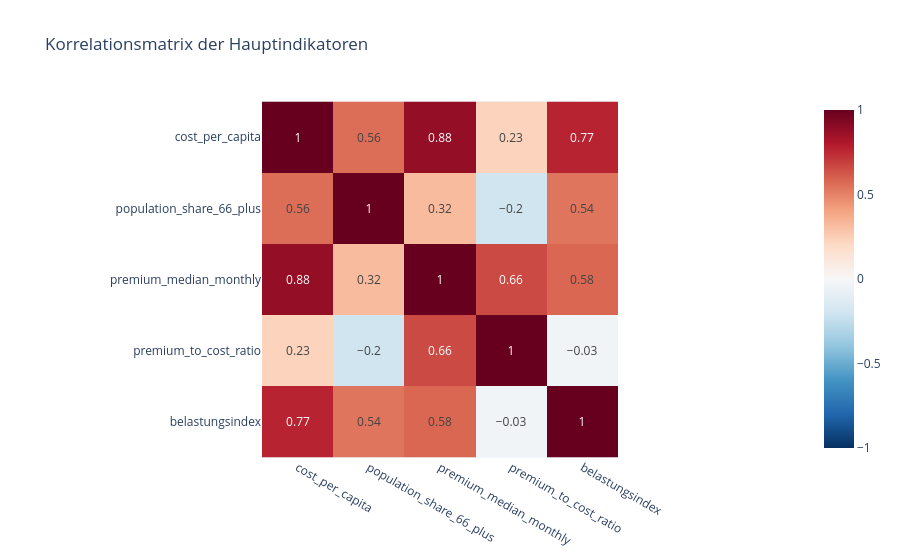

Here is the notebook cell this chart was saved with:
### Markdown cell above
## SQ2. Prämienniveau vs. Gesundheitskostenbelastung

Die zweite Leitfrage betrifft nicht nur das absolute Prämienniveau, sondern vor allem die Frage, ob Prämien und Gesundheitskosten pro Kopf in einem Kanton zusammenpassen oder ob es deutliche Abweichungen gibt.

### Code cell
corr = analysis_panel[[
    'cost_per_capita',
    'population_share_66_plus',
    'premium_median_monthly',
    'premium_to_cost_ratio',
    'belastungsindex',
]].corr(numeric_only=True)

display(corr)

fig = px.imshow(
    corr.round(2),
    text_auto=True,
    color_continuous_scale='RdBu_r',
    zmin=-1,
    zmax=1,
    title='Korrelationsmatrix der Hauptindikatoren',
)
fig.show()

### Figure 1 — Plotly figure (JSON) as saved in the notebook; plotly's stock layout.template omitted (floating-point values rounded to 4 significant figures)
{"data": [{"coloraxis": "coloraxis", "hovertemplate": "x: %{x}<br>y: %{y}<br>color: %{z}<extra></extra>", "name": "0", "texttemplate": "%{z}", "type": "heatmap", "x": ["cost_per_capita", "population_share_66_plus", "premium_median_monthly", "premium_to_cost_ratio", "belastungsindex"], "xaxis": "x", "y": ["cost_per_capita", "population_share_66_plus", "premium_median_monthly", "premium_to_cost_ratio", "belastungsindex"], "yaxis": "y", "z": [[1.0, 0.56, 0.88, 0.23, 0.77], [0.56, 1.0, 0.32, -0.2, 0.54], [0.88, 0.32, 1.0, 0.66, 0.58], [0.23, -0.2, 0.66, 1.0, -0.03], [0.77, 0.54, 0.58, -0.03, 1.0]]}], "layout": {"coloraxis": {"cmax": 1, "cmin": -1, "colorscale": [[0, "rgb(5,48,97)"], [0.1, "rgb(33,102,172)"], [0.2, "rgb(67,147,195)"], [0.3, "rgb(146,197,222)"], [0.4, "rgb(209,229,240)"], [0.5, "rgb(247,247,247)"], [0.6, "rgb(253,219,199)"], [0.7, "rgb(244,165,130)"], [0.8, "rgb(214,96,77)"], [0.9, "rgb(178,24,43)"], [1, "rgb(103,0,31)"]]}, "title": {"text": "Korrelationsmatrix der Hauptindikatoren"}, "xaxis": {"anchor": "y", "constrain": "domain", "domain": [0, 1], "scaleanchor": "y"}, "yaxis": {"anchor": "x", "autorange": "reversed", "constrain": "domain", "domain": [0, 1]}}}
